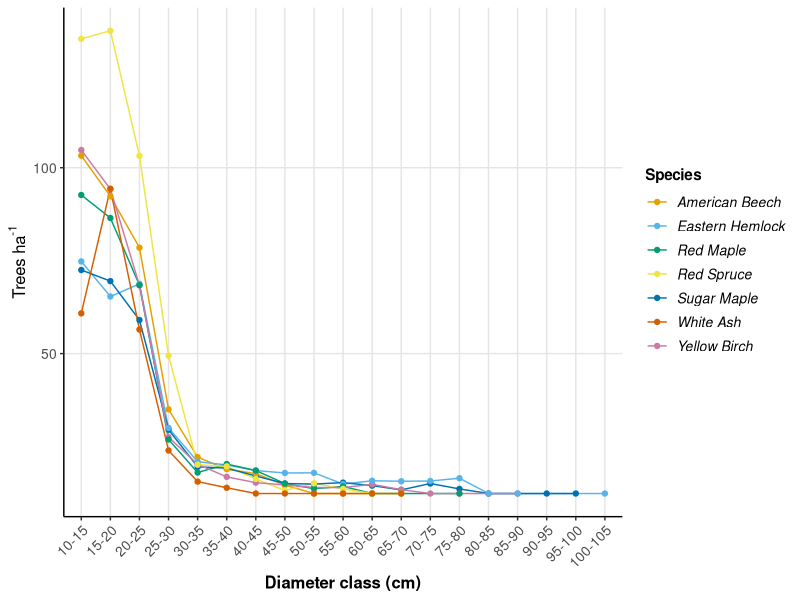
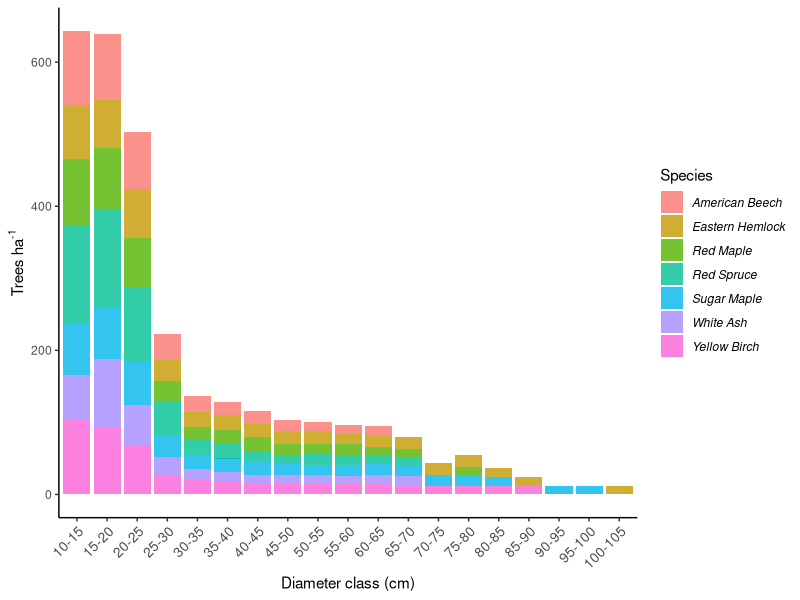

Source code (R) for these figures, in order: (Note: this script raises an error after producing the figures.)
# Análisis de Distribución Diamétrica por Especie
# Código optimizado y documentado

# Librerías necesarias
# Required libraries

library(readr)
library(dplyr)
library(ggplot2)

# ==============================================================================
# 1. CARGA DE DATOS - DATA LOADING
# ==============================================================================

data2021_Trees <- read_csv("4_General_Resources/data2021.csv")
Code_SpEq <- read_csv("4_General_Resources/Code_SpEq.csv")

# ==============================================================================
# 2. PROCESAMIENTO DE DATOS - DATA PROCESSING
# ==============================================================================

# 2.1 Clasificación en intervalos diamétricos de 5 cm
# Classification in 5 cm diameter intervals
plots_dbh <- data2021_Trees %>%
  filter(!is.na(DBHcm)) %>%  # Remover NAs desde el inicio
  mutate(
    DBH_interval = cut(
      DBHcm,
      breaks = seq(0, ceiling(max(DBHcm) / 5) * 5, by = 5),
      right = FALSE,
      include.lowest = TRUE,
      labels = paste0(seq(0, ceiling(max(DBHcm) / 5) * 5 - 5, by = 5), "-", 
                      seq(5, ceiling(max(DBHcm) / 5) * 5, by = 5))
    )
  )

# 2.2 Agrupación por parcela, tamaño, ecuación e intervalo diamétrico
# Grouping by plot, size, equation, and diameter interval
trees_grouped <- plots_dbh %>%
  group_by(Plot, PlotSize, Equation, DBH_interval) %>%
  summarise(n_trees = n(), .groups = "drop")

# 2.3 Estandarización a árboles por hectárea
# Standardization to trees per hectare
# Factores de conversión basados en área de parcelas
CONVERSION_FACTORS <- c(
  "POLE" = 10000 / 202.343,  # Parcelas pequeñas
  "SAW" = 10000 / 809.372     # Parcelas grandes
)

trees_per_ha <- trees_grouped %>%
  mutate(
    trees_ha = n_trees * CONVERSION_FACTORS[PlotSize]
  ) %>%
  filter(!is.na(trees_ha))  # Remover valores no válidos

# 2.4 Sumarización por parcela, ecuación e intervalo diamétrico
# Summarization by plot, equation, and diameter interval
sum_by_plot <- trees_per_ha %>%
  group_by(Plot, DBH_interval, Equation) %>%
  summarise(trees_ha_total = sum(trees_ha, na.rm = TRUE), .groups = "drop")

# 2.5 Promedio entre parcelas por especie e intervalo diamétrico
# Average across plots by species and diameter class.
average_distribution <- sum_by_plot %>%
  group_by(DBH_interval, Equation) %>%
  summarise(
    mean_trees_ha = mean(trees_ha_total, na.rm = TRUE),
    se_trees_ha = sd(trees_ha_total, na.rm = TRUE) / sqrt(n()),
    n_plots = n(),
    .groups = "drop"
  )

# 2.6 Agregar nombres comunes de especies
#Add common names of species
distribution_final <- average_distribution %>%
  left_join(Code_SpEq, by = "Equation") %>%
  filter(!is.na(DBH_interval), !is.na(mean_trees_ha)) %>%
  arrange(Equation, DBH_interval)

# ==============================================================================
# 3. VISUALIZACIÓN
# ==============================================================================

# Paleta Okabe–Ito (color-blind friendly)
okabe_ito <- c(
  "#E69F00", # orange
  "#56B4E9", # sky blue
  "#009E73", # bluish green
  "#F0E442", # yellow
  "#0072B2", # blue
  "#D55E00", # vermillion
  "#CC79A7" ) # reddish purple

# 3.1 Gráfico principal de distribución diamétrica
# Main graph of diameter distribution
p1 <- ggplot(distribution_final,
             aes(x = DBH_interval,
                 y = mean_trees_ha,
                 color = common_name,
                 group = common_name)) +
  geom_line() + 
  geom_point() +
  labs(
    x = "Diameter class (cm)",
    y = expression(paste("Trees ha"^"-1")),
    color = "Species"
  ) +
  theme_classic() +
  theme(
    axis.text.x = element_text(angle = 45, hjust = 1, size = 10),
    axis.text.y = element_text(size = 10),
    axis.title = element_text(size = 12, face = "bold"),
    legend.title = element_text(size = 11, face = "bold"),
    legend.text = element_text(size = 10, face = "italic"),
    legend.position = "right",
    panel.grid.major = element_line(color = "gray90")
  ) + scale_color_manual(values = okabe_ito) 

print(p1)

# 3.2 Gráfico alternativo con barras apiladas
# Alternative chart with stacked bars
p2 <- ggplot(distribution_final,
             aes(x = DBH_interval,
                 y = mean_trees_ha,
                 fill = common_name)) +
  geom_col(position = "stack", alpha = 0.8) +
  labs(
    x = "Diameter class (cm)",
    y = expression(paste("Trees ha"^"-1")),
    fill = "Species"
  ) +
  theme_classic() +
  theme(
    axis.text.x = element_text(angle = 45, hjust = 1, size = 10),
    legend.text = element_text(face = "italic")
  ) 

print(p2)

# ==============================================================================
# 4. EXPORTAR RESULTADOS - EXPORT RESULTS
# ==============================================================================

# Guardar tabla de resultados
write_csv(distribution_final, "figures/diameter_distribution_by_species2021.csv")

# Guardar gráficos
ggsave("figures/fig_diameter_distribution_lines.png", p1, 
       width = 10, height = 6, dpi = 300)
ggsave("figures/fig_diameter_distribution_stacked.png", p2, 
       width = 10, height = 6, dpi = 300)

# ==============================================================================
# 5. ESTADÍSTICAS DESCRIPTIVAS (opcional para el artículo)
# ==============================================================================

# Resumen por especie
species_summary <- distribution_final %>%
  group_by(common_name) %>%
  summarise(
    total_trees_ha = sum(mean_trees_ha),
    n_diameter_classes = n(),
    .groups = "drop"
  )

print(species_summary)
